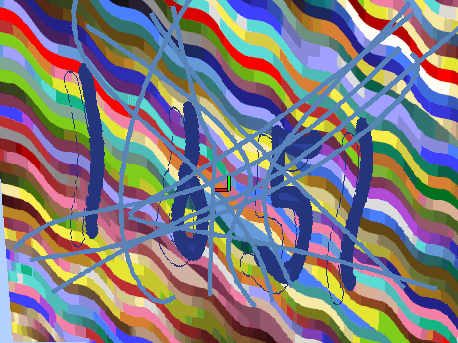
#> input picture test/1651.png, 458 x 343 px
$ python contact_sheet.py ../test ../test/1651.png out.png 5
#> lines starting #> are read from the running program, lines starting #| are printed output that depends on the picture
"""Build a contact sheet: generated samples of a type next to a reference image.

    python tools/contact_sheet.py <typeDir> <reference.png> <out.png> [count]

The sheet is a row of generated samples followed by the reference image, each cell
labelled with the file name and the number of distinct colours, so that the two can be
compared side by side.
"""

import os
import sys

from PIL import Image, ImageDraw

CELL = 250
LABEL_H = 26
GAP = 6


def colors_of(im):
    return len(im.convert("RGB").getcolors(maxcolors=1 << 22))


def main():
    type_dir = sys.argv[1]
    reference = sys.argv[2]
    out = sys.argv[3]
    count = int(sys.argv[4]) if len(sys.argv) > 4 else 6

    items = []
    for i in range(1, count + 1):
        p = os.path.join(type_dir, "%03d.png" % i)
        if os.path.exists(p):
            items.append((os.path.basename(p), p))
    items.append(("REFERENCE " + os.path.basename(reference), reference))

    cells = []
    for label, path in items:
        im = Image.open(path).convert("RGB")
        cells.append((label, im, colors_of(im)))

    row_h = max(c[1].height for c in cells) + LABEL_H
#> row_h = 369
    width = sum(c[1].width + GAP for c in cells)
#> width = 464
    sheet = Image.new("RGB", (width, row_h), (18, 20, 26))
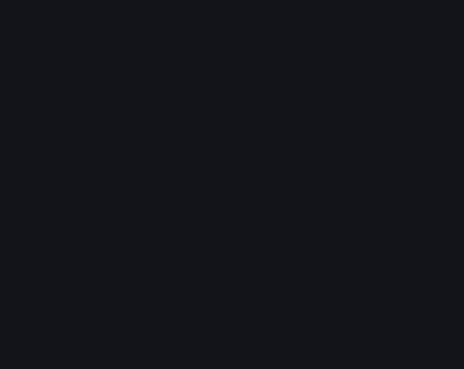
#> sheet: PIL image 464x369 RGB; mean R, G, B 18, 20, 26
    d = ImageDraw.Draw(sheet)

    x = 0
    for label, im, n in cells:
        sheet.paste(im, (x, 0))
        d.text((x + 3, im.height + 4), f"{label}  [{n} colours]", fill=(220, 220, 220))
        x += im.width + GAP
#> this loop made 1 pass
#> (label, n, x) on pass 1: ('REFERENCE 1651.png', 267, 464)
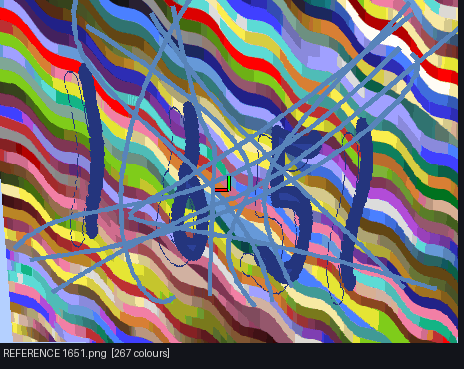
#> sheet: PIL image 464x369 RGB; mean R, G, B 120.8, 115.4, 120.6
#> after the loop, x = 464

    os.makedirs(os.path.dirname(os.path.abspath(out)), exist_ok=True)
    sheet.save(out)
    print("wrote", out, sheet.size)
#| wrote out.png (464, 369)
    for label, im, n in cells:
        print(f"   {label:<28} {im.width}x{im.height}  {n} distinct colours")
#> this loop made 1 pass
#> (label, n) on pass 1: ('REFERENCE 1651.png', 267)
#|    REFERENCE 1651.png           458x343  267 distinct colours


if __name__ == "__main__":
    main()

$ run again, on test/3620.png
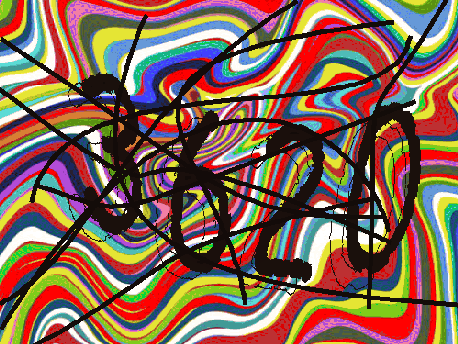
#> input picture test/3620.png, 458 x 344 px
#> row_h = 370
#> width = 464
#> the loop in main, `for label, im, n in cells:` made 1 pass
#> (label, n, x) on pass 1: ('REFERENCE 3620.png', 333, 464)
#> after the loop in main, `for label, im, n in cells:`:
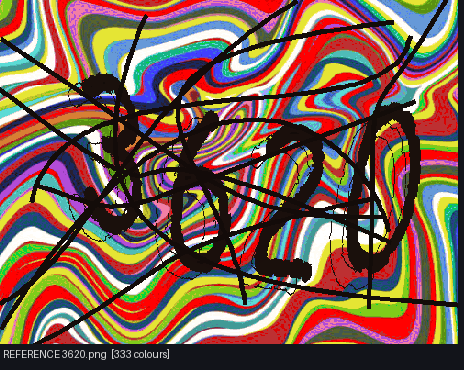
#> sheet: PIL image 464x370 RGB; mean R, G, B 123.9, 94.7, 79.3
#| wrote out.png (464, 370)
#> the loop in main, `for label, im, n in cells:` made 1 pass
#> (label, n) on pass 1: ('REFERENCE 3620.png', 333)
#> (printed output is left out)

$ run again, on test/5932.png
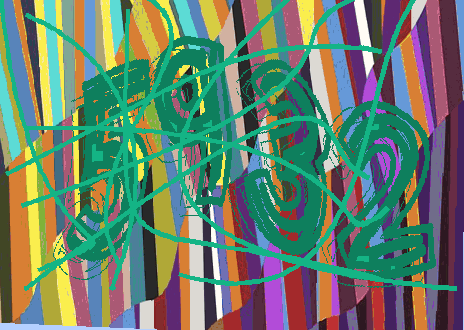
#> input picture test/5932.png, 464 x 330 px
#> row_h = 356
#> width = 470
#> the loop in main, `for label, im, n in cells:` made 1 pass
#> (label, n, x) on pass 1: ('REFERENCE 5932.png', 288, 470)
#> after the loop in main, `for label, im, n in cells:`:
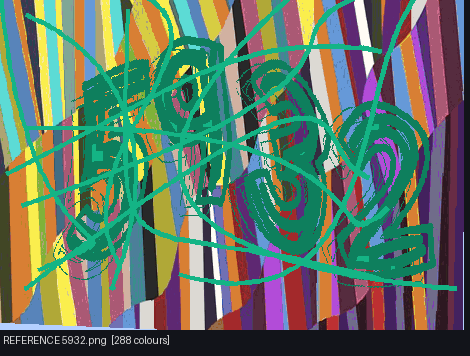
#> sheet: PIL image 470x356 RGB; mean R, G, B 97.4, 118, 102.1
#| wrote out.png (470, 356)
#> the loop in main, `for label, im, n in cells:` made 1 pass
#> (label, n) on pass 1: ('REFERENCE 5932.png', 288)
#> (printed output is left out)

$ run again, on test/5968.png
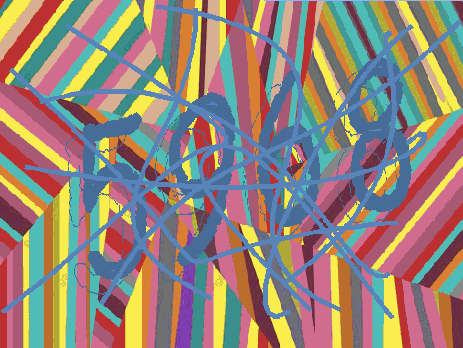
#> input picture test/5968.png, 463 x 348 px
#> row_h = 374
#> width = 469
#> the loop in main, `for label, im, n in cells:` made 1 pass
#> (label, n, x) on pass 1: ('REFERENCE 5968.png', 172, 469)
#> after the loop in main, `for label, im, n in cells:`:
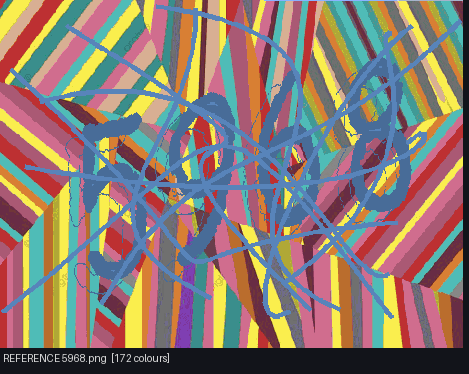
#> sheet: PIL image 469x374 RGB; mean R, G, B 139, 122.7, 114.1
#| wrote out.png (469, 374)
#> the loop in main, `for label, im, n in cells:` made 1 pass
#> (label, n) on pass 1: ('REFERENCE 5968.png', 172)
#> (printed output is left out)
